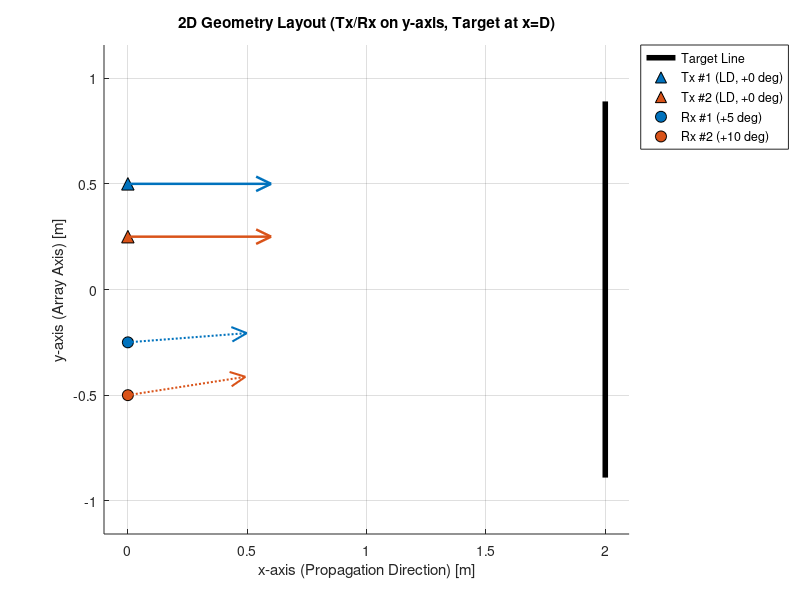
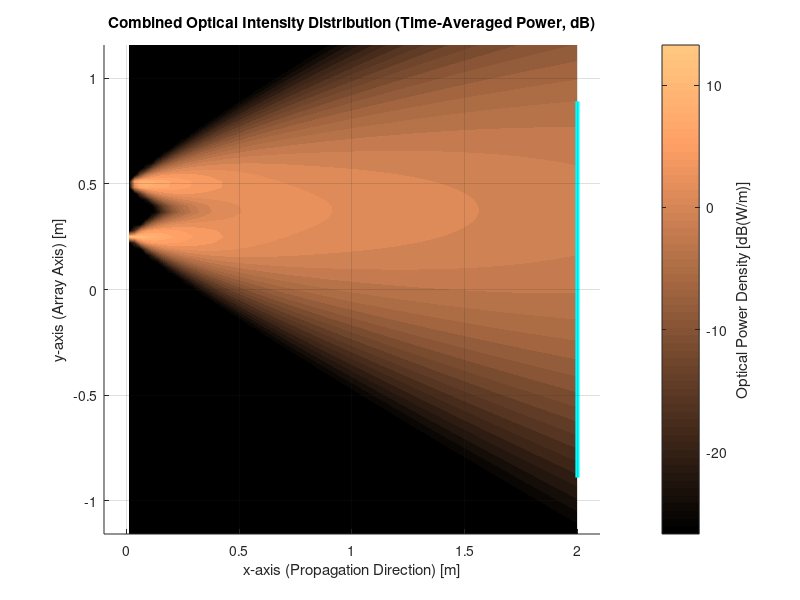
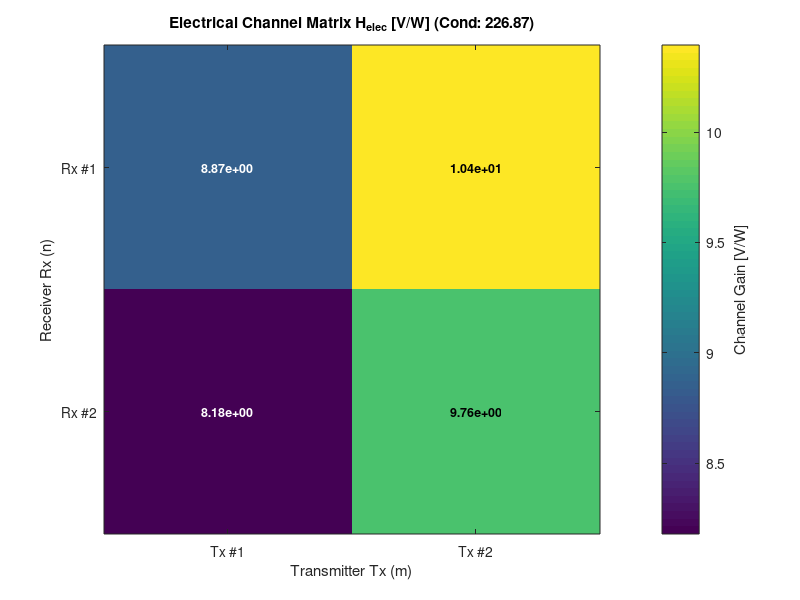
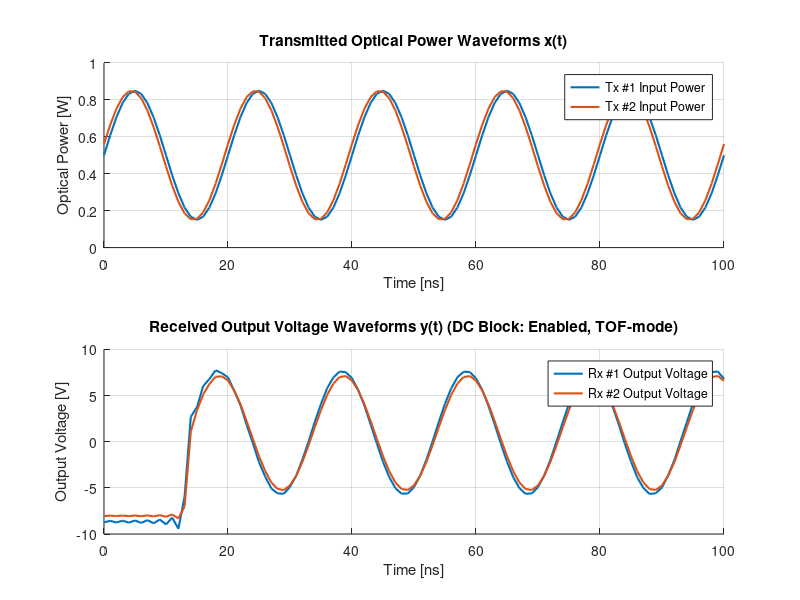

MATLAB code for these plots, in order:
% =========================================================================
% 関数名: optical_mimo_simulation
%
% 【関数呼び出し形式】
%   [y, H_elec, H_opt, info] = optical_mimo_simulation(x, params);
%
% 【概要】
% 純粋な2次元直交座標系 (x, y) における光MIMO（インコヒーレント光・LiDAR反射型）
% 空間伝搬シミュレーション関数。
% 光路長差による伝搬時間遅延（Time of Flight: TOF）およびマルチパス広がりを
% 周波数領域複素伝達関数 H(f) により厳密にモデル化。
%
% 【2次元座標系の定義】
%   - x 軸: 前方進行方向（右向き正面が 0 度、距離 [m]）
%   - y 軸: アレイ配置・横方向軸 [m]
%   - 偏角 theta: 正面 (+x 方向) を 0 度とした xy 平面内の回転角 [deg]
%   - 光源 (Tx) / 受光器 (Rx): y 軸上 (x = 0) に配置
%   - 反射ターゲット: x = D に位置する y 軸方向の線分（微小線素パッチ分割）
%   - 空間光強度: 各座標 (x, y) における合成光パワー密度 [W/m]
% =========================================================================

function [y, H_elec, H_opt, info] = optical_mimo_simulation(x, params)

% ---------------------------------------------------------------------
% 1. 入力引数の検証およびパラメータの補完
% ---------------------------------------------------------------------
default_params = get_default_params();
if nargin < 2 || isempty(params)
params = default_params;
else
params = fill_missing_fields(params, default_params);
end

% ---------------------------------------------------------------------
% 2. 入力光信号 x の次元チェックと時間軸 t_vec の生成
% ---------------------------------------------------------------------
M_expected = length(params.tx_array);

if nargin < 1 || isempty(x)
% デフォルトテスト波形: 50 MHz 高周波正弦波、Tx #2 は位相 10 度ずらし
fs = params.fs;
t_vec = 0:(1/fs):100e-9;
num_samples = length(t_vec);
x = zeros(M_expected, num_samples);
f_carrier = 50.0e6;
for m = 1:M_expected
phase_offset = (m - 1) * (10.0 * pi / 180);
x(m, :) = 0.5 + 0.35 * sin(2 * pi * f_carrier * t_vec + phase_offset);
end
else
% 入力信号が転置されている場合の補正 (M x 1 を期待)
if size(x, 1) == 1 && size(x, 2) == M_expected
x = x.';
end
num_samples = size(x, 2);
if num_samples > 1
t_vec = (0:(num_samples - 1)) / params.fs;
else
t_vec = 0;  % 静的スナップショット
end
end

% ---------------------------------------------------------------------
% 3. 2次元反射ターゲット幾何（線分パッチ群）の生成
% ---------------------------------------------------------------------
target_geo = generate_target_geometry_2d(params.target);

% ---------------------------------------------------------------------
% 4. 2次元光チャネル行列 H_opt およびパッチ別遅延データの計算
% ---------------------------------------------------------------------
[H_opt, patch_data] = calculate_optical_channel_2d(params.tx_array, params.rx_array, ...
target_geo, params.rx_common, ...
params.medium_extinction);

% ---------------------------------------------------------------------
% 5. 静的電気チャネル行列 H_elec の計算 (DC / 準静的極限ゲイン)
% ---------------------------------------------------------------------
G_tia = params.rx_common.tia_gain;
R_resp = params.rx_common.responsivity;
H_elec = G_tia * R_resp * H_opt;

% ---------------------------------------------------------------------
% 6. 受光出力信号 y の算出（TOF伝搬遅延モデル対応）
% ---------------------------------------------------------------------
c_speed = 2.99792458e8 / params.refractive_index;

if num_samples > 1
% 時系列信号: パッチごとの伝搬遅延を周波数領域伝達関数 H(f) で畳み込み
dH_elec_patches = G_tia * R_resp * patch_data.dH;
tau_patches = patch_data.path_length / c_speed;
y_raw = simulate_tof_propagation(x, dH_elec_patches, tau_patches, params.fs);
else
% 静的スナップショット: 遅延は位相に影響しないため実数行列の瞬時積
y_raw = H_elec * x;
end

y_blocked = apply_dc_block(y_raw, params.rx_common.dc_block);
y = apply_channel_noise(y_blocked, params.noise_params);

% ---------------------------------------------------------------------
% 7. チャネル解析情報の収集
% ---------------------------------------------------------------------
sing_vals = svd(H_elec);
cond_num = cond(H_elec);

info.singular_values = sing_vals;
info.condition_number = cond_num;
info.rank = rank(H_elec);
info.target_geometry = target_geo;
info.H_optical = H_opt;
info.H_electrical = H_elec;
info.time_vector = t_vec;
info.patch_data = patch_data;

% ---------------------------------------------------------------------
% 8. 可視化レンダリング（enable_plot が true の場合のみ実行）
% ---------------------------------------------------------------------
if isfield(params, 'enable_plot') && params.enable_plot
render_simulation_visuals_2d(params, target_geo, H_elec, x, y, t_vec, cond_num);
end

end

% =========================================================================
% 内部関数群: 2次元デフォルトパラメータの取得 (2Tx x 2Rx)
% =========================================================================
function p = get_default_params()
p.medium_extinction = 0.0;     % 消散係数 (0.0: 空気中, >0: 水中 [1/m])
p.refractive_index = 1.0;      % 媒体屈折率 (空気中: 1.0, 純水: 1.33)
p.fs = 1.0e9;                  % サンプリング周波数 [Hz] (1 GHz)
p.enable_plot = true;          % 可視化フラグ
p.intensity_plot_scale = 'dB'; % 光強度分布図の表示スケール ('dB' または 'linear')
p.intensity_db_range = 40.0;   % dB表示時のダイナミックレンジ [dB] (最大値からの表示下限)

% 送信アレイ (Tx: x=0 の y軸上に配置, ターゲット平板に対し垂直 0 deg)
% Tx #1: (0, 0.50) [m]
p.tx_array(1).pos = [0.0,  0.50];
p.tx_array(1).type = 'LD';
p.tx_array(1).pointing_deg = 0.0;
p.tx_array(1).fwhm = 25.0;

% Tx #2: (0, 0.25) [m]
p.tx_array(2).pos = [0.0,  0.25];
p.tx_array(2).type = 'LD';
p.tx_array(2).pointing_deg = 0.0;
p.tx_array(2).fwhm = 25.0;

% 受光アレイ (Rx: x=0 の y軸上に配置)
% Rx #1: (0, -0.25) [m], 内向き +5 deg
p.rx_array(1).pos = [0.0, -0.25];
p.rx_array(1).pointing_deg =   5.0;

% Rx #2: (0, -0.50) [m], 内向き +10 deg
p.rx_array(2).pos = [0.0, -0.50];
p.rx_array(2).pointing_deg =  10.0;

% 受光器共通仕様 (2D受光開口幅)
p.rx_common.aperture_width = 0.01;         % 2D受光開口幅 [m] (10mm)
p.rx_common.fov_deg = 45.0;                % 視野角 半角 [deg]
p.rx_common.responsivity = 0.60;           % PD感度 [A/W]
p.rx_common.tia_gain = 1.0e4;              % TIAゲイン [V/A]
p.rx_common.dc_block = true;               % DCブロック有効化

% 反射ターゲット (x = distance に置かれた y軸方向の線分壁)
p.target.distance = 2.0;                   % x 軸距離 [m]
p.target.length = 1.8;                     % y 方向の長さ [m]
p.target.num_patches = 90;                 % 分割パッチ数 (線素数)
p.target.reflectance = 0.80;               % 拡散反射率 (rho = 0.8)

% ノイズ設定
p.noise_params.enable = false;
p.noise_params.snr_db = 30.0;
end

% =========================================================================
% 内部関数: 未定義パラメータの再帰的補完
% =========================================================================
function user_s = fill_missing_fields(user_s, def_s)
if ~isstruct(user_s)
user_s = def_s;
return;
end

fnames = fieldnames(def_s);
for i = 1:length(fnames)
f = fnames{i};
if ~isfield(user_s, f)
user_s.(f) = def_s.(f);
else
if isstruct(def_s.(f)) && isstruct(user_s.(f)) && ...
numel(def_s.(f)) == 1 && numel(user_s.(f)) == 1
user_s.(f) = fill_missing_fields(user_s.(f), def_s.(f));
end
end
end
end

% =========================================================================
% 内部関数: 2次元反射ターゲット線分パッチ生成
% =========================================================================
function target = generate_target_geometry_2d(t_params)
K = t_params.num_patches;
L = t_params.length;
D = t_params.distance;

y_edges = linspace(-L / 2, L / 2, K + 1);
y_centers = (y_edges(1:end-1) + y_edges(2:end)) / 2;
dl = L / K;

target.p = zeros(K, 2);
target.p(:, 1) = D;                        % x 座標 (距離 D)
target.p(:, 2) = y_centers(:);             % y 座標
target.n = repmat([-1.0, 0.0], K, 1);      % 法線は正面を向く (-x 方向)
target.dl = dl * ones(K, 1);               % 各パッチの線素長 [m]
target.rho = t_params.reflectance;
end

% =========================================================================
% 内部関数: 2次元光伝搬結合係数およびパッチ別光路長の計算
% =========================================================================
function [H_opt, patch_data] = calculate_optical_channel_2d(tx_array, rx_array, target, rx_common, c_ext)
M = length(tx_array);
N = length(rx_array);
K = size(target.p, 1);

H_opt = zeros(N, M);
dH_tensor = zeros(N, M, K);
path_tensor = zeros(N, M, K);

for m = 1:M
tx_pos = tx_array(m).pos(1:2);
pointing_tx = tx_array(m).pointing_deg;
v_tx = [cosd(pointing_tx), sind(pointing_tx)];
fwhm_m = tx_array(m).fwhm;
type_m = tx_array(m).type;

% Tx_m から全パッチへの幾何計算
d1_vec = target.p - repmat(tx_pos, K, 1);
r1 = sqrt(sum(d1_vec.^2, 2));
u1 = d1_vec ./ repmat(max(r1, 1e-6), 1, 2);

cos_alpha = sum(repmat(v_tx, K, 1) .* u1, 2);
cos_alpha = max(min(cos_alpha, 1.0), -1.0);
alpha_deg = acosd(cos_alpha);

cos_psi1 = sum(-u1 .* target.n, 2);
cos_psi1 = max(cos_psi1, 0.0);

R_tx = eval_tx_radiation_2d(alpha_deg, fwhm_m, type_m);
E_patch = (R_tx .* cos_psi1 ./ max(r1, 1e-6)) .* exp(-c_ext * r1);

for n = 1:N
    rx_pos = rx_array(n).pos(1:2);
    pointing_rx = rx_array(n).pointing_deg;
    v_rx = [cosd(pointing_rx), sind(pointing_rx)];

    % パッチから Rx_n への幾何計算
    d2_vec = repmat(rx_pos, K, 1) - target.p;
    r2 = sqrt(sum(d2_vec.^2, 2));
    u2 = d2_vec ./ repmat(max(r2, 1e-6), 1, 2);

    cos_theta2 = sum(u2 .* target.n, 2);
    cos_theta2 = max(cos_theta2, 0.0);

    cos_psi2 = sum(-u2 .* repmat(v_rx, K, 1), 2);
    cos_psi2 = max(min(cos_psi2, 1.0), -1.0);
    psi2_deg = acosd(cos_psi2);

    fov_mask = double(psi2_deg <= rx_common.fov_deg);

    dH = (E_patch * (target.rho / 2.0)) .* ...
         (cos_theta2 .* cos_psi2 ./ max(r2, 1e-6)) .* ...
         rx_common.aperture_width .* exp(-c_ext * r2) .* fov_mask .* target.dl;

    H_opt(n, m) = sum(dH);
    dH_tensor(n, m, :) = dH;
    path_tensor(n, m, :) = r1 + r2;   % 往復光路長 [m]
end


end

patch_data.dH = dH_tensor;
patch_data.path_length = path_tensor;
end

% =========================================================================
% 内部関数: TOF周波数領域伝達関数による時系列信号の厳密伝搬シミュレーション
% =========================================================================
function y_out = simulate_tof_propagation(x, dH_elec_patches, tau_patches, fs)
[M, num_samples] = size(x);
N = size(dH_elec_patches, 1);

max_tau = max(tau_patches(:));
n_pad = ceil(max_tau * fs) + 64;
n_fft = num_samples + n_pad;

% 正の周波数ベクトル（DCからナイキスト周波数まで）
num_pos = floor(n_fft / 2) + 1;
f_pos = (0:(num_pos - 1)) * (fs / n_fft);

y_out = zeros(N, num_samples);

% 送信波形をゼロパディングしてFFT（線形畳み込み）
X_fft = zeros(M, n_fft);
for m = 1:M
x_padded = [x(m, :), zeros(1, n_pad)];
X_fft(m, :) = fft(x_padded);
end

for n = 1:N
Y_fft_n = zeros(1, n_fft);
for m = 1:M
dH_km = squeeze(dH_elec_patches(n, m, :));     % [K x 1]
tau_km = squeeze(tau_patches(n, m, :));         % [K x 1]

    % 各パッチの位相回転 exp(-j 2*pi*f*tau) を積分した伝達関数 H(f)
    phase_mat = -2.0 * pi * (tau_km * f_pos);       % [K x num_pos]
    H_half = sum(repmat(dH_km, 1, num_pos) .* exp(1i * phase_mat), 1);

    % エルミート対称性を持たせて全周波数ベクトルを構築
    H_full = zeros(1, n_fft);
    H_full(1:num_pos) = H_half;
    if mod(n_fft, 2) == 0
        H_full((num_pos + 1):n_fft) = conj(H_half(end-1:-1:2));
    else
        H_full((num_pos + 1):n_fft) = conj(H_half(end:-1:2));
    end

    Y_fft_n = Y_fft_n + X_fft(m, :) .* H_full;
end
y_time = real(ifft(Y_fft_n));
y_out(n, :) = y_time(1:num_samples);


end
end

% =========================================================================
% 内部関数: 2次元放射パターン評価 (LED / LD)
%   戻り値 R(alpha) [1/rad] は -90 ～ +90 deg の角度積分が 1 となるよう正規化。
%   送信光パワー P [W] に対する放射強度は P * R(alpha) [W/rad] となる。
% =========================================================================
function R = eval_tx_radiation_2d(alpha_deg, fwhm_deg, type)
if strcmpi(type, 'LED')
cos_half = cosd(min(fwhm_deg / 2.0, 89.0));
m_order = -log(2.0) / log(cos_half);
% 正規化積分: int_{-pi/2}^{pi/2} cos^m(a) da = sqrt(pi) * Gamma((m+1)/2) / Gamma(m/2+1)
norm_int = sqrt(pi) * exp(gammaln((m_order + 1) / 2) - gammaln(m_order / 2 + 1));
rad = alpha_deg * (pi / 180.0);
R = zeros(size(alpha_deg));
valid = abs(alpha_deg) <= 90.0;
R(valid) = (cos(rad(valid)).^m_order) / norm_int;
else
sigma = (fwhm_deg / 2.0) / sqrt(2 * log(2));
% 正規化積分: int_{-pi/2}^{pi/2} exp(-a^2 / (2 sigma^2)) da
sigma_rad = sigma * (pi / 180.0);
norm_int = sqrt(2 * pi) * sigma_rad * erf((pi / 2) / (sqrt(2) * sigma_rad));
R = exp(-0.5 * (alpha_deg ./ sigma).^2) / norm_int;
R(abs(alpha_deg) > 90.0) = 0.0;
end
end

% =========================================================================
% 内部関数: DCブロック（AC結合）処理
% =========================================================================
function y_out = apply_dc_block(y_in, dc_block_enabled)
if ~dc_block_enabled
y_out = y_in;
return;
end

[~, num_samples] = size(y_in);
if num_samples > 1
dc_mean = mean(y_in, 2);
y_out = y_in - repmat(dc_mean, 1, num_samples);
else
y_out = zeros(size(y_in));
end
end

% =========================================================================
% 内部関数: チャネル雑音の付加
% =========================================================================
function y_out = apply_channel_noise(y_in, noise_params)
if ~isfield(noise_params, 'enable') || ~noise_params.enable
y_out = y_in;
return;
end

y_out = y_in;
if isfield(noise_params, 'snr_db')
snr_linear = 10^(noise_params.snr_db / 10);
sig_power = mean(y_in(:).^2);
if sig_power <= 0
sig_power = 1.0;
end
noise_var = sig_power / max(snr_linear, 1e-12);
noise = sqrt(noise_var) * randn(size(y_in));
y_out = y_out + noise;
end
end

% =========================================================================
% 内部関数: 2次元可視化レンダリング（1グラフ1Figure、波形は上下1Figure）
% =========================================================================
function render_simulation_visuals_2d(params, target, H_elec, X, Y, t, cond_num)
M = length(params.tx_array);
N = length(params.rx_array);

colors_tx = lines(max(M, 3));
colors_rx = lines(max(N, 5));

D_target = target.p(1, 1);
y_min_t  = min(target.p(:, 2));
y_max_t  = max(target.p(:, 2));

% 表示範囲: ターゲット・Tx・Rx の y 座標をすべて含み、距離 D に応じた余白を付加
y_all = [y_min_t, y_max_t, ...
arrayfun(@(s) s.pos(2), params.tx_array), ...
arrayfun(@(s) s.pos(2), params.rx_array)];
y_margin = 0.15 * max(max(y_all) - min(y_all), 0.05 * D_target);
y_lim_plot = [min(y_all) - y_margin, max(y_all) + y_margin];
x_margin = 0.05 * D_target;

% ---------------------------------------------------------------------
% Figure 1: 2D幾何配置図 (2D Geometry Layout)
%   距離 D と y 方向の広がりの比が大きくても潰れないよう axis equal は使わない
%   (矢印は実際の指向方向を示すが、x と y の縮尺は一致しない)
% ---------------------------------------------------------------------
figure('Name', 'Optical MIMO 2D - Geometry Layout', ...
'NumberTitle', 'off', 'Position', [50, 480, 580, 420]);
hold on; grid on;
xlabel('x-axis (Propagation Direction) [m]');
ylabel('y-axis (Array Axis) [m]');
title('2D Geometry Layout (Tx/Rx on y-axis, Target at x=D)');

plot([D_target, D_target], [y_min_t, y_max_t], 'k-', 'LineWidth', 4.0, 'DisplayName', 'Target Line');

len_arrow_tx = 0.30 * D_target;   % Tx 矢印幹の長さ [m] (ターゲット距離に比例)
len_arrow_rx = 0.25 * D_target;   % Rx 矢印幹の長さ [m] (ターゲット距離に比例)

for m = 1:M
pos = params.tx_array(m).pos;
theta = params.tx_array(m).pointing_deg;
plot(pos(1), pos(2), '^', 'MarkerSize', 9, ...
'MarkerFaceColor', colors_tx(m, :), 'Color', 'k', ...
'DisplayName', sprintf('Tx #%d (%s, %+.0f deg)', m, params.tx_array(m).type, theta));
end

for n = 1:N
pos = params.rx_array(n).pos;
theta = params.rx_array(n).pointing_deg;
plot(pos(1), pos(2), 'o', 'MarkerSize', 8, ...
'MarkerFaceColor', colors_rx(n, :), 'Color', 'k', ...
'DisplayName', sprintf('Rx #%d (%+.0f deg)', n, theta));
end
legend('Location', 'northeastoutside');
xlim([-x_margin, D_target + x_margin]);
ylim(y_lim_plot);

% 矢印は凡例・表示範囲の確定後に描画（矢じりの形状を画面上で一定に保つため）
for m = 1:M
theta = params.tx_array(m).pointing_deg;
draw_pointing_arrow_2d(params.tx_array(m).pos, [cosd(theta), sind(theta)], len_arrow_tx, ...
    colors_tx(m, :), '-', 1.8);
end

for n = 1:N
% Rx 矢印: 細かく密なドット点線 (':')
theta = params.rx_array(n).pointing_deg;
draw_pointing_arrow_2d(params.rx_array(n).pos, [cosd(theta), sind(theta)], len_arrow_rx, ...
    colors_rx(n, :), ':', 1.5);
end

% ---------------------------------------------------------------------
% Figure 2: 空間 (x, y) における合成光強度分布ヒートマップ
% ---------------------------------------------------------------------
figure('Name', 'Optical MIMO 2D - Optical Intensity Distribution', ...
'NumberTitle', 'off', 'Position', [650, 480, 600, 420]);
hold on; grid on;

num_samples = size(X, 2);
if num_samples > 1
P_weights = mean(X, 2);
weight_mode_str = 'Time-Averaged Power';
else
P_weights = X;
weight_mode_str = 'Static Power';
end

gx = linspace(0.01, D_target, 80);
gy = linspace(y_lim_plot(1), y_lim_plot(2), 80);
[GX, GY] = meshgrid(gx, gy);
field_intensity = zeros(size(GX));

for m = 1:M
t_pos = params.tx_array(m).pos;
v_m = [cosd(params.tx_array(m).pointing_deg), sind(params.tx_array(m).pointing_deg)];
dx = GX - t_pos(1);
dy = GY - t_pos(2);
dist = sqrt(dx.^2 + dy.^2);
cos_ang = (dx * v_m(1) + dy * v_m(2)) ./ max(dist, 1e-6);
ang = acosd(max(min(cos_ang, 1.0), -1.0));
rad_pat = eval_tx_radiation_2d(ang, params.tx_array(m).fwhm, params.tx_array(m).type);

field_intensity = field_intensity + ...
    P_weights(m) * (rad_pat ./ max(dist, 0.05)) .* exp(-params.medium_extinction * dist);


end

use_db = strcmpi(params.intensity_plot_scale, 'dB');
if use_db
% dB表示: 最大値から intensity_db_range [dB] 下までを表示範囲とする
I_max = max(field_intensity(:));
if I_max <= 0
    I_max = 1e-30;
end
db_top = 10 * log10(I_max);
db_floor = db_top - params.intensity_db_range;
field_plot = 10 * log10(max(field_intensity, 10^(db_floor / 10)));
cb_label_str = 'Optical Power Density [dB(W/m)]';
scale_str = 'dB';
else
field_plot = field_intensity;
cb_label_str = 'Optical Power Density [W/m]';
scale_str = 'Linear';
end

contourf(GX, GY, field_plot, 25, 'LineStyle', 'none');
h_cb_field = colorbar;
ylabel(h_cb_field, cb_label_str);
if use_db
caxis([db_floor, db_top]);
end
try
colormap(gca, 'copper');
catch
colormap('copper');
end
plot([D_target, D_target], [y_min_t, y_max_t], 'c-', 'LineWidth', 3.0);
title(sprintf('Combined Optical Intensity Distribution (%s, %s)', weight_mode_str, scale_str));
xlabel('x-axis (Propagation Direction) [m]');
ylabel('y-axis (Array Axis) [m]');
xlim([-x_margin, D_target + x_margin]);
ylim(y_lim_plot);

% ---------------------------------------------------------------------
% Figure 3: 電気チャネル行列 H_elec ヒートマップ (DC極限)
% ---------------------------------------------------------------------
figure('Name', 'Optical MIMO 2D - Electrical Channel Matrix', ...
'NumberTitle', 'off', 'Position', [50, 40, 580, 390]);
imagesc(H_elec);
h_cb = colorbar;
ylabel(h_cb, 'Channel Gain [V/W]');
title(sprintf('Electrical Channel Matrix H_{elec} [V/W] (Cond: %.2f)', cond_num));
xlabel('Transmitter Tx (m)');
ylabel('Receiver Rx (n)');
set(gca, 'XTick', 1:M, 'YTick', 1:N);
set(gca, 'XTickLabel', arrayfun(@(i) sprintf('Tx #%d', i), 1:M, 'UniformOutput', false));
set(gca, 'YTickLabel', arrayfun(@(i) sprintf('Rx #%d', i), 1:N, 'UniformOutput', false));

h_min = min(H_elec(:));
h_max = max(H_elec(:));
h_range = max(h_max - h_min, 1e-12);
for n = 1:N
for m = 1:M
val = H_elec(n, m);
norm_val = (val - h_min) / h_range;
if norm_val > 0.55
text_col = 'k';
else
text_col = 'w';
end
text(m, n, sprintf('%.2e', val), ...
'HorizontalAlignment', 'center', 'Color', text_col, 'FontWeight', 'bold', 'FontSize', 9);
end
end

% ---------------------------------------------------------------------
% Figure 4: 送信信号波形（上段）および受信信号波形（下段）
% ---------------------------------------------------------------------
figure('Name', 'Optical MIMO 2D - Transmitted and Received Signals', ...
'NumberTitle', 'off', 'Position', [650, 40, 600, 420]);

dc_status_str = 'Enabled';
if ~params.rx_common.dc_block
dc_status_str = 'Disabled';
end

if length(t) > 1
t_max = max(t);
if t_max < 1.0e-6
t_scale = 1.0e9;
t_unit = 'ns';
elseif t_max < 1.0e-3
t_scale = 1.0e6;
t_unit = 'us';
else
t_scale = 1.0e3;
t_unit = 'ms';
end
t_disp = t * t_scale;

% 上段: 送信光強度信号波形 x(t)
subplot(2, 1, 1);
hold on; grid on;
for m = 1:M
    plot(t_disp, X(m, :), 'LineWidth', 1.5, 'Color', colors_tx(m, :), ...
        'DisplayName', sprintf('Tx #%d Input Power', m));
end
xlabel(sprintf('Time [%s]', t_unit));
ylabel('Optical Power [W]');
xlim([0, max(t_disp)]);
title('Transmitted Optical Power Waveforms x(t)');
legend('Location', 'northeast');

% 下段: 受光出力電圧信号波形 y(t)
subplot(2, 1, 2);
hold on; grid on;
for n = 1:N
    plot(t_disp, Y(n, :), 'LineWidth', 1.5, 'Color', colors_rx(n, :), ...
        'DisplayName', sprintf('Rx #%d Output Voltage', n));
end
xlabel(sprintf('Time [%s]', t_unit));
ylabel('Output Voltage [V]');
xlim([0, max(t_disp)]);
title(sprintf('Received Output Voltage Waveforms y(t) (DC Block: %s, TOF-mode)', dc_status_str));
legend('Location', 'northeast');


else
subplot(2, 1, 1);
bar(1:M, X, 'FaceColor', [0.85, 0.45, 0.2]);
xlabel('Transmitter Tx (m)');
ylabel('Optical Power [W]');
set(gca, 'XTick', 1:M);
set(gca, 'XTickLabel', arrayfun(@(i) sprintf('Tx #%d', i), 1:M, 'UniformOutput', false));
title('Transmitted Static Optical Power x');

subplot(2, 1, 2);
bar(1:N, Y, 'FaceColor', [0.2, 0.5, 0.8]);
xlabel('Receiver Rx (n)');
ylabel('Output Voltage [V]');
set(gca, 'XTick', 1:N);
set(gca, 'XTickLabel', arrayfun(@(i) sprintf('Rx #%d', i), 1:N, 'UniformOutput', false));
title(sprintf('Received Static Output Voltage y (DC Block: %s)', dc_status_str));


end

end

% =========================================================================
% 内部関数: 指向方向矢印の描画（x, y の縮尺が異なる軸でも矢じり形状を一定に保つ）
%   矢印の幹はデータ座標上の実際の指向方向に描き、矢じりは画面ピクセル座標で
%   一定の大きさ・開き角となるよう計算してデータ座標に戻す。
% =========================================================================
function draw_pointing_arrow_2d(p0, v_dir, len, color, line_style, line_width)
p0 = p0(1:2);
tip = p0 + len * v_dir;

% 現在の軸における 1 ピクセルあたりのデータ量 [m/px]
drawnow;
ax = gca;
old_units = get(ax, 'Units');
set(ax, 'Units', 'pixels');
ax_pos = get(ax, 'Position');
set(ax, 'Units', old_units);
x_lim = get(ax, 'XLim');
y_lim = get(ax, 'YLim');
s_px = [diff(x_lim) / ax_pos(3), diff(y_lim) / ax_pos(4)];

% 矢印をピクセル座標に変換し、矢じりの2辺を求める
d_px = (tip - p0) ./ s_px;
L_px = norm(d_px);
if L_px <= 0
return;
end
u_px = d_px / L_px;
head_px = min(12.0, 0.35 * L_px);      % 矢じりの長さ [px]
head_ang = 25.0;                        % 矢じりの開き半角 [deg]
rot_p = [cosd(head_ang), -sind(head_ang); sind(head_ang), cosd(head_ang)];
rot_m = rot_p.';
w1 = tip - head_px * (rot_p * u_px.').' .* s_px;
w2 = tip - head_px * (rot_m * u_px.').' .* s_px;

plot([p0(1), tip(1)], [p0(2), tip(2)], 'Color', color, 'LineStyle', line_style, ...
'LineWidth', line_width, 'HandleVisibility', 'off');
plot([w1(1), tip(1), w2(1)], [w1(2), tip(2), w2(2)], 'Color', color, 'LineStyle', '-', ...
'LineWidth', line_width, 'HandleVisibility', 'off');
end
